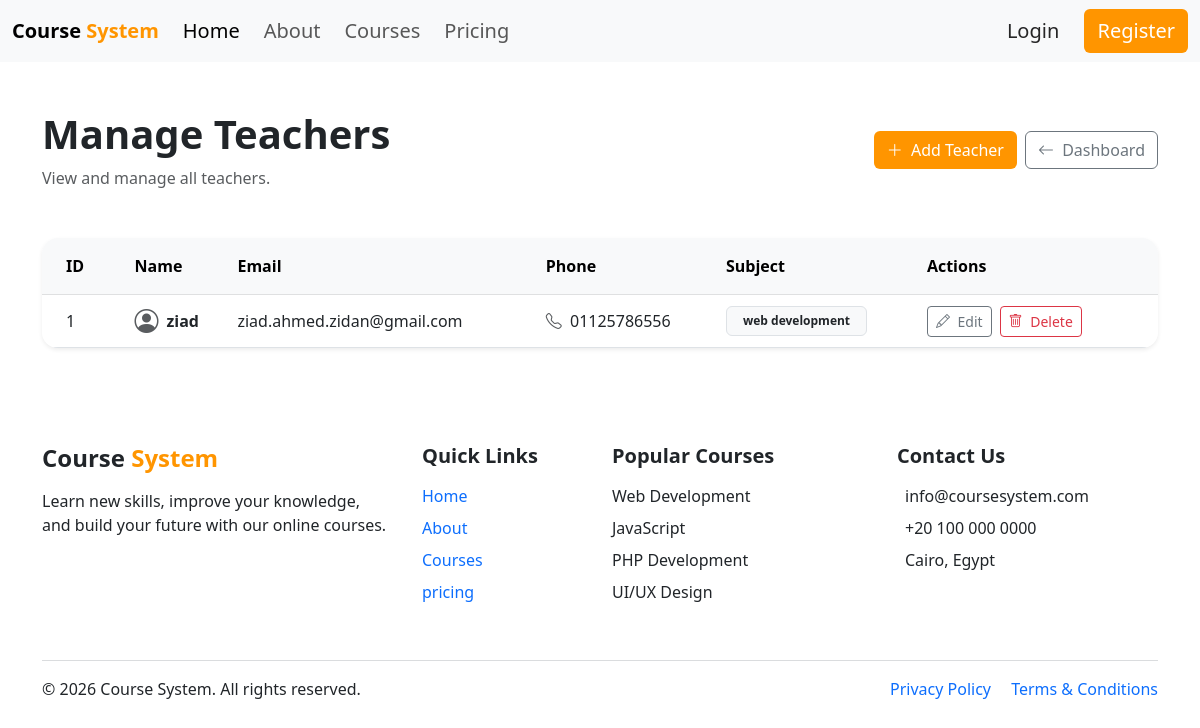
The page /manage_teachers.php on the database as committed earlier.
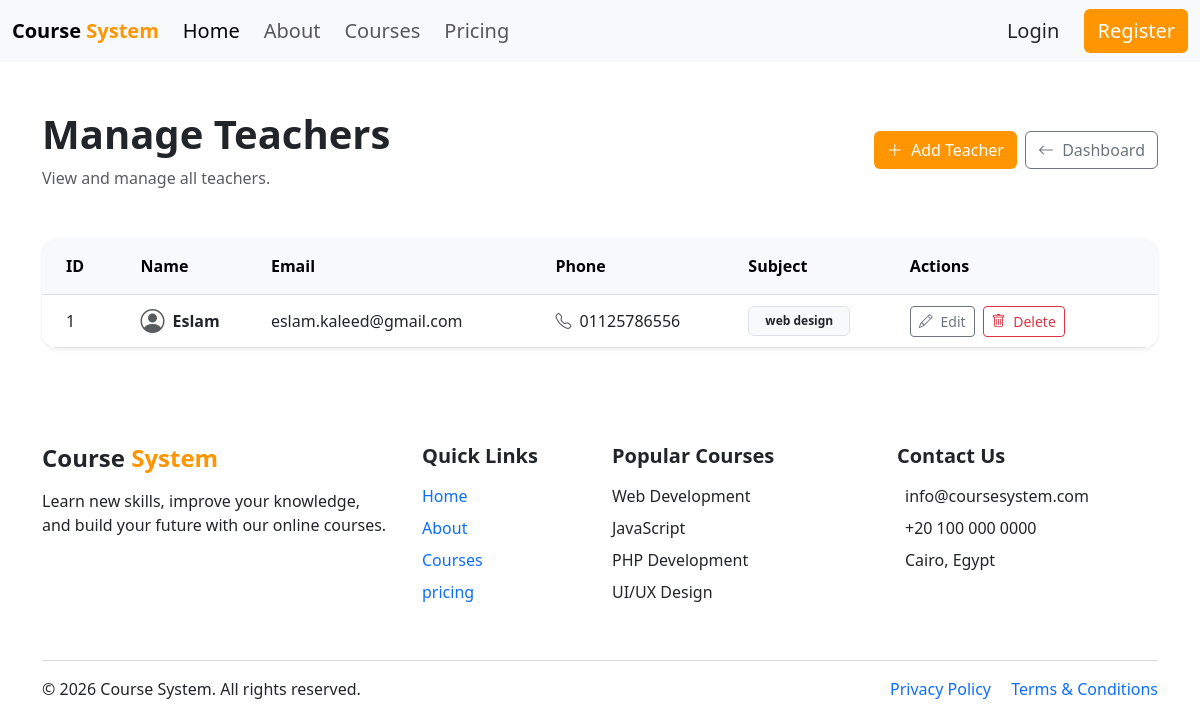
The same page on the database as committed later.
### tables this page shows
CREATE TABLE `teachers` (
  `id` int(11) NOT NULL,
  `phone` varchar(100) NOT NULL,
  `subject` varchar(100) NOT NULL,
  `user_id` int(11) NOT NULL
);

CREATE TABLE `users` (
  `id` int(11) NOT NULL,
  `name` varchar(100) NOT NULL,
  `email` varchar(100) NOT NULL,
  `password` varchar(255) NOT NULL,
  `role` varchar(50) NOT NULL,
  `image` varchar(255) NOT NULL
);

### manage_teachers.php (the view, shortened to what the changed rows need)
<?php
include "connect.php";
$sql = "SELECT teachers.id, teachers.phone, teachers.subject,
               users.name, users.email
        FROM teachers
        JOIN users ON teachers.user_id = users.id";
$result = $conn->query($sql);
include "header.php";
?>
<div class="container py-5">
    <div class="d-flex flex-column flex-md-row justify-content-between align-items-md-center gap-3 mb-5">
        <div>
            <h1 class="fw-bold mb-2">
                Manage Teachers
            </h1>
        </div>
    </div>
    <div class="card border-0 shadow-sm rounded-4 overflow-hidden">
        <div class="card-body p-0">
            <div class="table-responsive">
                <table class="table table-hover align-middle mb-0">
                    <thead class="table-light">
                        <tr>
                            <th class="px-4 py-3">
                                ID
                            </th>
                            <th class="py-3">
                                Name
                            </th>
                            <th class="py-3">
                                Email
                            </th>
                            <th class="py-3">
                                Phone
                            </th>
                            <th class="py-3">
                                Subject
                            </th>
                            <th class="py-3 pe-4">
                                Actions
                            </th>
                        </tr>
                    </thead>
                    <tbody>
                    <?php if ($result && $result->num_rows > 0): ?>
                        <?php while ($teacher = $result->fetch_assoc()): ?>
                            <tr>
                                <td class="px-4 fw-medium">
                                    <?php echo $teacher['id']; ?>
                                </td>
                                <td>
                                    <div class="d-flex align-items-center gap-2">
                                        <i class="bi bi-person-circle fs-4 text-muted"></i>
                                        <span class="fw-semibold">
                                            <?php echo htmlspecialchars($teacher['name']); ?>
                                        </span>
                                    </div>
                                </td>
                                <td>
                                    <?php echo htmlspecialchars($teacher['email']); ?>
                                </td>
                                <td>
                                    <span class="text-nowrap">
                                        <i class="bi bi-telephone me-1 text-muted"></i>
                                        <?php echo htmlspecialchars($teacher['phone']); ?>
                                    </span>
                                </td>
                                <td>
                                    <span class="badge bg-light text-dark border px-3 py-2">
                                        <?php echo htmlspecialchars($teacher['subject']); ?>
                                    </span>
                                </td>
                                <td class="pe-4">
                                    <div class="d-flex gap-2">
                                        <a
                                            href="edit_teacher.php?id=<?php echo $teacher['id']; ?>"
                                            class="btn btn-sm btn-outline-secondary"
                                        >
                                            <i class="bi bi-pencil me-1"></i>
                                            Edit
                                        </a>
                                        <a
                                            href="delete_teacher.php?id=<?php echo $teacher['id']; ?>"
                                            class="btn btn-sm btn-outline-danger"
                                            onclick="return confirm('Are you sure you want to delete this teacher?');"
                                        >
                                            <i class="bi bi-trash me-1"></i>
                                            Delete
                                        </a>
                                    </div>
                                </td>
                            </tr>
                        <?php endwhile; ?>
                    <?php endif; ?>
                    </tbody>
                </table>
            </div>
        </div>
    </div>
</div>
<?php
include "footer.php";
?>

Rows that differ between the two databases and show on the page:
changed teachers id 1: user.name "ziad" → "Eslam"; user.email "ziad.ahmed.zidan@gmail.com" → "eslam.kaleed@gmail.com"; subject "web development" → "web design"
